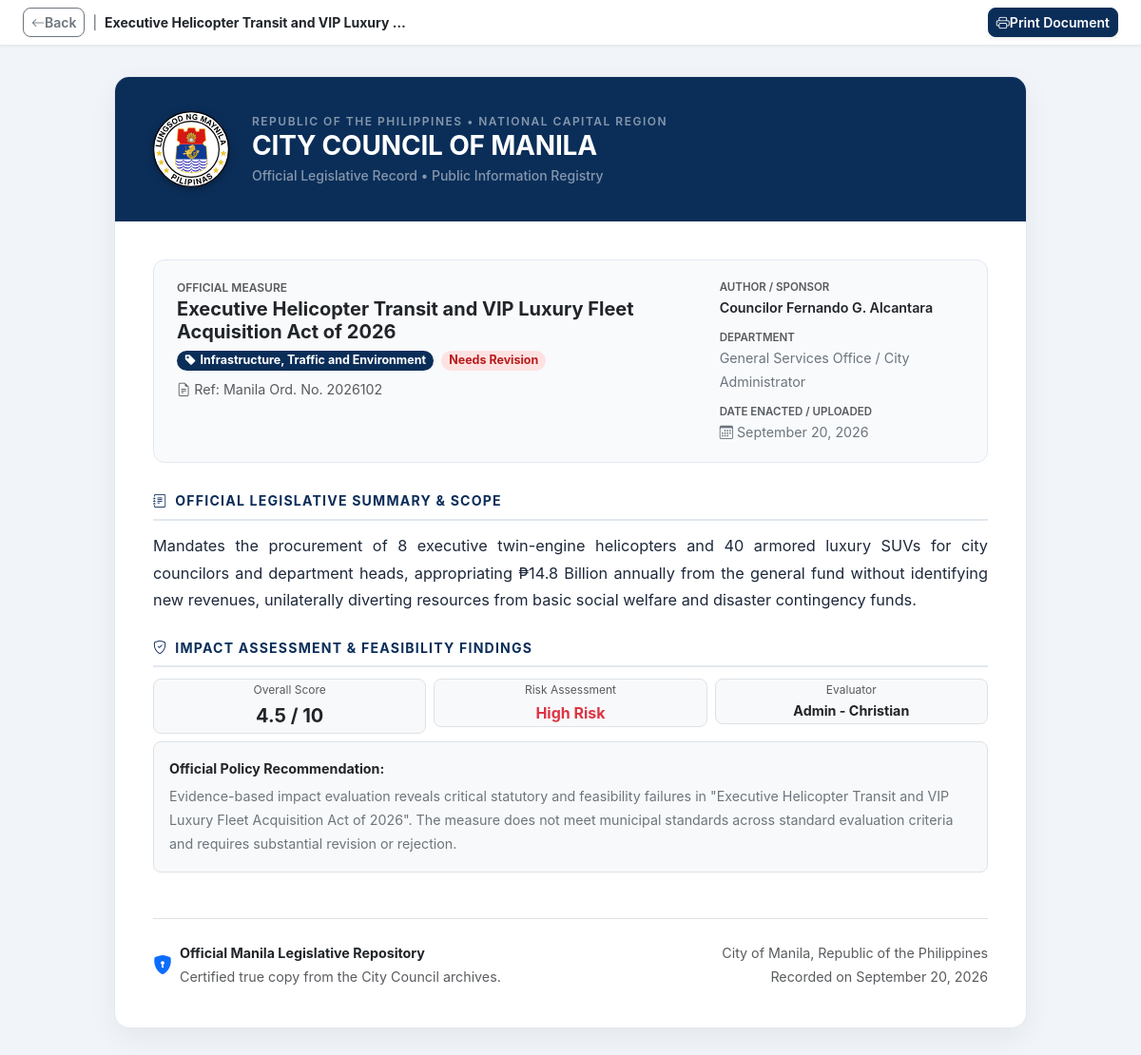
Screenshot of /backend/view_policy_document.php?id=102 with the database file from the repository.
### tables this page shows
CREATE TABLE `evaluations` (
  `id` int(11) NOT NULL AUTO_INCREMENT,
  `policy_id` int(11) NOT NULL,
  `policy_title` varchar(255) NOT NULL,
  `evaluator` varchar(150) NOT NULL,
  `economic_score` tinyint(4) DEFAULT 0,
  `social_score` tinyint(4) DEFAULT 0,
  `environmental_score` tinyint(4) DEFAULT 0,
  `legal_score` tinyint(4) DEFAULT 0,
  `overall_score` decimal(5,2) DEFAULT 0.00,
  `risk_level` varchar(50) DEFAULT NULL,
  `ai_recommendation` text DEFAULT NULL,
  `notes` text DEFAULT NULL,
  `status` varchar(50) DEFAULT 'Draft',
  `approved_by` varchar(255) DEFAULT NULL,
  `approved_at` datetime DEFAULT NULL,
  `created_at` timestamp NOT NULL DEFAULT current_timestamp(),
  `updated_at` timestamp NOT NULL DEFAULT current_timestamp() ON UPDATE current_timestamp(),
  PRIMARY KEY (`id`),
  UNIQUE KEY `policy_id` (`policy_id`),
  CONSTRAINT `fk_evaluations_policy` FOREIGN KEY (`policy_id`) REFERENCES `policy_records` (`id`) ON DELETE CASCADE
);

CREATE TABLE `policy_records` (
  `id` int(11) NOT NULL AUTO_INCREMENT,
  `legislative_item_id` int(11) DEFAULT NULL,
  `title` varchar(255) NOT NULL,
  `category` varchar(100) NOT NULL,
  `city_origin` varchar(100) DEFAULT 'City of Manila',
  `author` varchar(150) NOT NULL,
  `department` varchar(100) NOT NULL,
  `description` text DEFAULT NULL,
  `keywords` varchar(255) DEFAULT NULL,
  `publication_date` date DEFAULT NULL,
  `related_record` varchar(100) DEFAULT NULL,
  `file_path` varchar(255) DEFAULT NULL,
  `status` varchar(50) DEFAULT 'Draft',
  `created_at` timestamp NOT NULL DEFAULT current_timestamp(),
  `updated_at` timestamp NOT NULL DEFAULT current_timestamp() ON UPDATE current_timestamp(),
  `ai_summary` longtext DEFAULT NULL,
  PRIMARY KEY (`id`)
);

### backend/view_policy_document.php (the view, shortened to what this page needs)
<?php
require_once __DIR__ . '/../config/db.php';
$policy_id = (int)($_GET['id'] ?? 0);
$stmt = mysqli_prepare($conn, "
    SELECT p.*,
           e.id AS evaluation_id, e.overall_score, e.risk_level, e.ai_recommendation,
           e.notes, e.evaluator, e.approved_by, e.approved_at, e.status AS evaluation_status
    FROM policy_records p
    LEFT JOIN evaluations e ON p.id = e.policy_id
    WHERE p.id = ?
    LIMIT 1
");
mysqli_stmt_bind_param($stmt, "i", $policy_id);
mysqli_stmt_execute($stmt);
$res = mysqli_stmt_get_result($stmt);
$policy = mysqli_fetch_assoc($res);
$ai_summary_text = '';
if (empty($ai_summary_text)) {
    $ai_summary_text = $policy['description'] ?? 'Official legislative enactment and municipal policy provisions enacted under the authority of the City Council of Manila.';
}
$title = $policy['title'] ?? 'Legislative Ordinance';
$category = $policy['category'] ?? 'General Legislation';
$author = $policy['author'] ?? 'City Council of Manila';
$department = $policy['department'] ?? 'Legislative Secretariat';
$pub_date = !empty($policy['publication_date']) ? date('F d, Y', strtotime($policy['publication_date'])) : date('F d, Y');
$status = $policy['status'] ?? 'Published';
$related_record = $policy['related_record'] ?? '';
$ordinance_ref = !empty($related_record) ? $related_record : ('Manila Ord. No. ' . (2026000 + $policy_id));
?>
<!DOCTYPE html>
<html lang="en">
<head>
    <link href="https://cdn.jsdelivr.net/npm/bootstrap@5.3.2/dist/css/bootstrap.min.css" rel="stylesheet">
    <link href="https://cdn.jsdelivr.net/npm/bootstrap-icons@1.11.3/font/bootstrap-icons.min.css" rel="stylesheet">
</head>
<body>
    <div class="top-action-bar py-2 px-3 px-md-4 d-flex align-items-center justify-content-between flex-wrap gap-2">
        <div class="d-flex align-items-center gap-2">
            <button onclick="window.close(); if(!window.closed) history.back();" class="btn btn-sm btn-outline-secondary rounded-3 d-inline-flex align-items-center gap-1.5 fw-semibold">
                <i class="bi bi-arrow-left"></i> Back
            </button>
            <span class="text-muted small d-none d-sm-inline">|</span>
            <span class="fw-bold text-dark small text-truncate" style="max-width: 320px;">
                <?= htmlspecialchars($title) ?>
            </span>
        </div>
        <div class="d-flex align-items-center gap-2">
            <button onclick="window.print()" class="btn btn-sm btn-primary rounded-3 d-inline-flex align-items-center gap-1.5 fw-semibold shadow-sm" style="background:#0b2e59; border-color:#0b2e59;">
                <i class="bi bi-printer"></i> Print Document
            </button>
        </div>
    </div>
    <div class="doc-container">
        <div class="doc-header">
            <div class="d-flex align-items-center gap-4 flex-wrap flex-md-nowrap">
                <img src="../assets/images/manilacityhall.svg" alt="Manila City Hall Seal" class="doc-seal">
                <div>
                    <div class="text-uppercase small text-white-50 fw-semibold" style="letter-spacing:1.5px; font-size:0.75rem;">
                        Republic of the Philippines &bull; National Capital Region
                    </div>
                    <h1 class="h3 fw-bold mb-1 text-white" style="letter-spacing:-0.2px;">CITY COUNCIL OF MANILA</h1>
                    <div class="text-white-50 small fw-medium">Official Legislative Record &bull; Public Information Registry</div>
                </div>
            </div>
        </div>
        <div class="doc-body">
            <div class="meta-box">
                <div class="row g-3">
                    <div class="col-12 col-md-8">
                        <div class="text-muted small fw-semibold text-uppercase" style="font-size:0.75rem;">Official Measure</div>
                        <h2 class="h5 fw-bold text-dark mb-1"><?= htmlspecialchars($title) ?></h2>
                        <div class="d-flex align-items-center gap-2 flex-wrap mt-2">
                            <span class="badge bg-primary px-2.5 py-1 rounded-pill" style="font-size:0.78rem; background:#0b2e59 !important;">
                                <i class="bi bi-tag-fill me-1"></i><?= htmlspecialchars($category) ?>
                            </span>
                            <span class="badge rounded-pill px-2.5 py-1 fw-bold" style="font-size:0.78rem;
                                <?= ($status === 'Approved' || $status === 'Published') ? 'background:#dcfce7; color:#15803d;' : (($status === 'Needs Revision') ? 'background:#fee2e2; color:#b91c1c;' : 'background:#fef3c7; color:#b45309;') ?>">
                                <?= htmlspecialchars($status) ?>
                            </span>
                            <span class="text-muted small"><i class="bi bi-file-earmark-text me-1"></i>Ref: <?= htmlspecialchars($ordinance_ref) ?></span>
                        </div>
                    </div>
                    <div class="col-12 col-md-4 border-start-md ps-md-3">
                        <div class="mb-2">
                            <div class="text-muted small fw-semibold" style="font-size:0.72rem; text-transform:uppercase;">Author / Sponsor</div>
                            <div class="fw-semibold text-dark small"><?= htmlspecialchars($author) ?></div>
                        </div>
                        <div class="mb-2">
                            <div class="text-muted small fw-semibold" style="font-size:0.72rem; text-transform:uppercase;">Department</div>
                            <div class="text-secondary small"><?= htmlspecialchars($department) ?></div>
                        </div>
                        <div>
                            <div class="text-muted small fw-semibold" style="font-size:0.72rem; text-transform:uppercase;">Date Enacted / Uploaded</div>
                            <div class="text-secondary small"><i class="bi bi-calendar3 me-1"></i><?= $pub_date ?></div>
                        </div>
                    </div>
                </div>
            </div>
            <div class="mb-4">
                <div class="doc-section-title"><i class="bi bi-journal-text"></i> Official Legislative Summary & Scope</div>
                <p style="text-align: justify;"><?= nl2br(htmlspecialchars($ai_summary_text)) ?></p>
            </div>
            <?php if (!empty($policy['evaluation_id'])): ?>
                <div class="mb-4">
                    <div class="doc-section-title"><i class="bi bi-shield-check"></i> Impact Assessment & Feasibility Findings</div>
                    <div class="row g-2 mb-2">
                        <div class="col-sm-4">
                            <div class="p-2.5 rounded-3 bg-light border text-center">
                                <div class="text-muted small" style="font-size:0.75rem;">Overall Score</div>
                                <div class="fw-bold text-dark fs-5"><?= number_format((float)($policy['overall_score'] ?? 8.5), 1) ?> / 10</div>
                            </div>
                        </div>
                        <div class="col-sm-4">
                            <div class="p-2.5 rounded-3 bg-light border text-center">
                                <div class="text-muted small" style="font-size:0.75rem;">Risk Assessment</div>
                                <div class="fw-bold fs-6 <?= (stripos($policy['risk_level'] ?? '', 'high') !== false) ? 'text-danger' : 'text-success' ?>">
                                    <?= htmlspecialchars($policy['risk_level'] ?? 'Low Risk') ?>
                                </div>
                            </div>
                        </div>
                        <div class="col-sm-4">
                            <div class="p-2.5 rounded-3 bg-light border text-center">
                                <div class="text-muted small" style="font-size:0.75rem;">Evaluator</div>
                                <div class="fw-bold text-dark small text-truncate"><?= htmlspecialchars($policy['evaluator'] ?? 'Staff') ?></div>
                            </div>
                        </div>
                    </div>
                    <?php if (!empty($policy['ai_recommendation'])): ?>
                        <div class="p-3 rounded-3 bg-light border">
                            <strong class="small text-dark d-block mb-1">Official Policy Recommendation:</strong>
                            <div class="small text-secondary"><?= htmlspecialchars($policy['ai_recommendation']) ?></div>
                        </div>
                    <?php endif; ?>
                </div>
            <?php endif; ?>
            <div class="pt-4 border-top mt-5 d-flex align-items-center justify-content-between flex-wrap gap-3 text-muted small">
                <div class="d-flex align-items-center gap-2">
                    <i class="bi bi-shield-lock-fill text-primary fs-5"></i>
                    <div>
                        <div class="fw-bold text-dark">Official Manila Legislative Repository</div>
                        <div>Certified true copy from the City Council archives.</div>
                    </div>
                </div>
                <div class="text-end">
                    <div>City of Manila, Republic of the Philippines</div>
                    <div>Recorded on <?= $pub_date ?></div>
                </div>
            </div>
        </div>
    </div>
</body>
</html>

### backend/view_policy_document.php (style rules this page uses)
body { background-color: #f1f5f9; color: #0f172a; font-family: -apple-system, BlinkMacSystemFont, 'Segoe UI', Roboto, Helvetica, Arial, sans-serif; margin: 0; padding: 0; }
.top-action-bar { background: #ffffff; border-bottom: 1px solid #e2e8f0; position: sticky; top: 0; z-index: 1000; box-shadow: 0 1px 3px rgba(0,0,0,0.05); }
.doc-container { max-width: 960px; margin: 32px auto; background: #ffffff; border: 1px solid #e2e8f0; border-radius: 16px; box-shadow: 0 10px 30px rgba(0,0,0,0.06); overflow: hidden; }
.doc-header { background: #0b2e59; color: #ffffff; padding: 36px 40px; position: relative; }
.doc-seal { width: 80px; height: 80px; object-fit: contain; filter: drop-shadow(0 2px 4px rgba(0,0,0,0.3)); }
.doc-body { padding: 40px; font-size: 1.02rem; line-height: 1.75; color: #1e293b; }
.doc-section-title { font-size: 0.88rem; font-weight: 700; text-transform: uppercase; letter-spacing: 1.2px; color: #0b2e59; margin-bottom: 12px; display: flex; align-items: center; gap: 8px; border-bottom: 2px solid #e2e8f0; padding-bottom: 6px; }
.meta-box { background: #f8fafc; border: 1px solid #e2e8f0; border-radius: 12px; padding: 18px 24px; margin-bottom: 28px; }

### rows the page displays
evaluations: policy.title "Executive Helicopter Transit and VIP Luxury…", policy.title "Executive Helicopter Transit and VIP Luxury Fleet Acquisition Act of 2026", policy.category "Infrastructure, Traffic and Environment", policy.status "Needs Revision", policy.author "Councilor Fernando G. Alcantara", policy.department "General Services Office / City Administrator", policy.publication_date "September 20, 2026", policy.description "Mandates the procurement of 8 executive twin-engine helicopters and 40 armored luxury SUVs for city councilors and department heads, appropriating ₱14.8 Billion annually from the general fund without identifying new revenues, unilaterally diverting resources from basic social welfare and disaster contingency funds.", overall_score "4.5", risk_level "High Risk", evaluator "Admin - Christian", ai_recommendation "Evidence-based impact evaluation reveals critical statutory and feasibility failures in \"Executive Helicopter Transit and VIP Luxury Fleet Acquisition Act of 2026\". The measure does not meet municipal standards across standard evaluation criteria and requires substantial revision or rejection."

### other values shown
$ordinance_ref "Manila Ord. No. 2026102"
